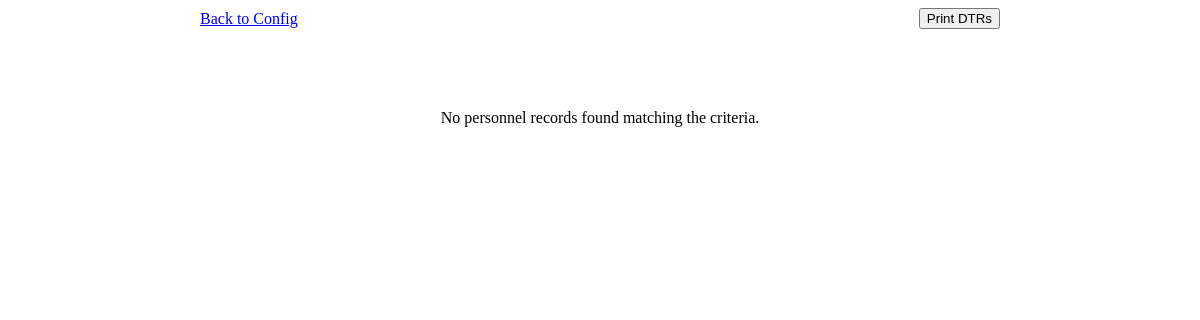
Page /ui/view-dtr.php on the earlier database version.
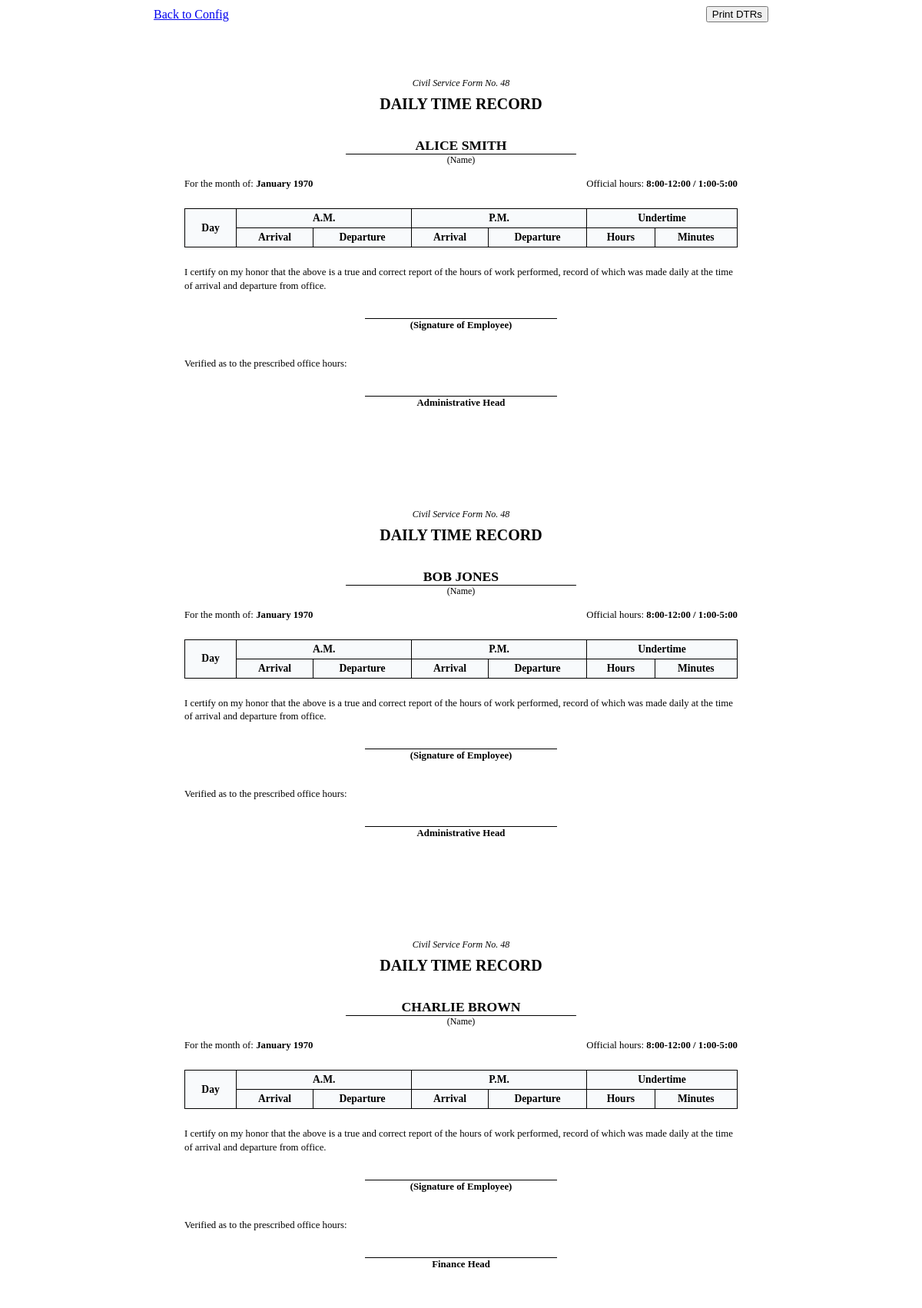
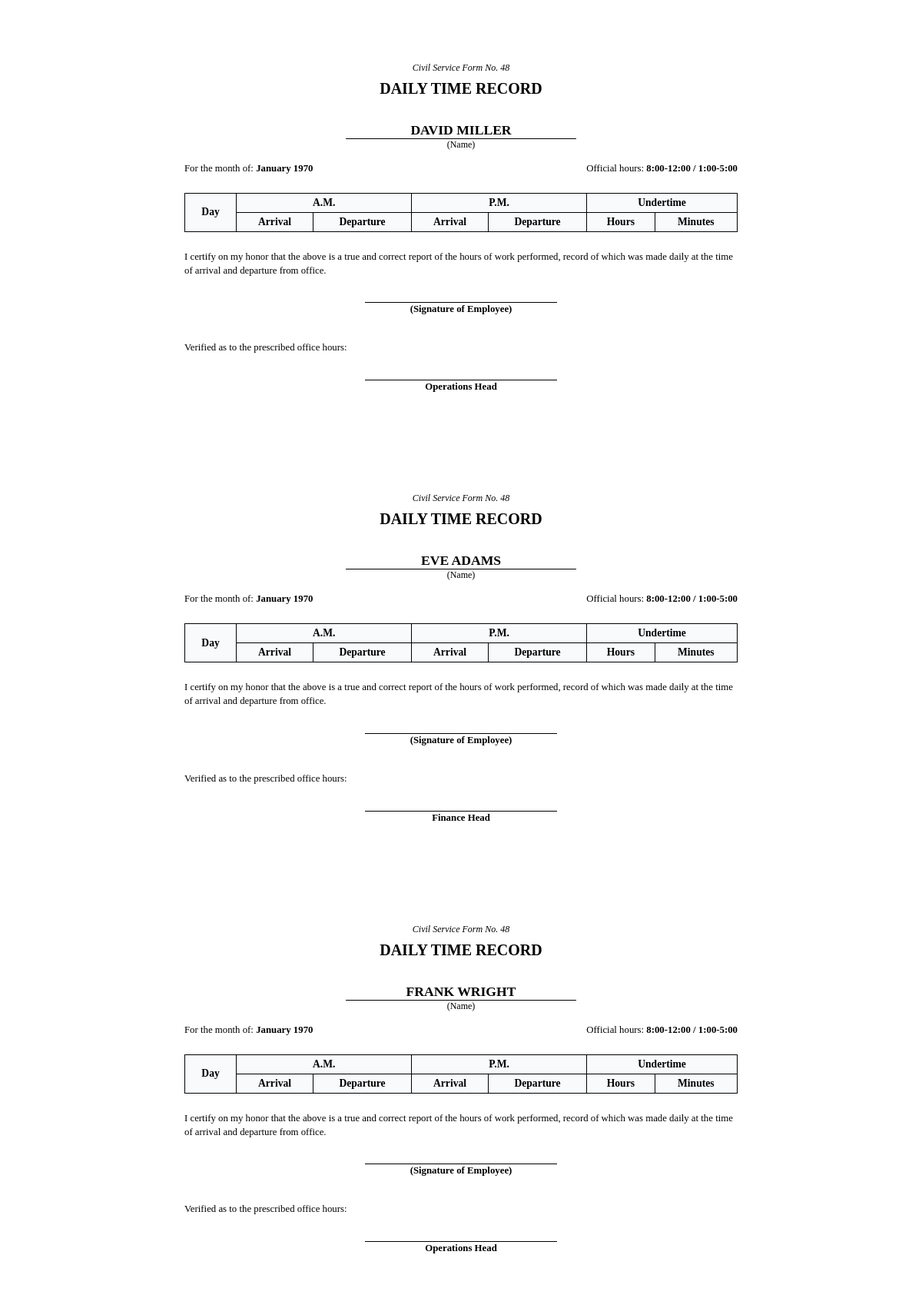
Same page on the later database version (2 pictures, top to bottom).
### tables this page shows
CREATE TABLE IF NOT EXISTS employees (
    id INT AUTO_INCREMENT PRIMARY KEY,
    name VARCHAR(255) NOT NULL,
    id_num VARCHAR(50) UNIQUE NOT NULL,  
    employee_num VARCHAR(50) UNIQUE NOT NULL,  
    employee_type ENUM('Regular', 'Contractual', 'JO') DEFAULT 'Regular',
    department_id INT,
    created_at TIMESTAMP DEFAULT CURRENT_TIMESTAMP,
    FOREIGN KEY (department_id) REFERENCES departments(id) ON DELETE SET NULL
);

CREATE TABLE IF NOT EXISTS departments (
    id INT AUTO_INCREMENT PRIMARY KEY,
    name VARCHAR(255) NOT NULL,
    head VARCHAR(255),
    am_arrival TIME,
    am_departure TIME,
    pm_arrival TIME,
    pm_departure TIME,
    created_at TIMESTAMP DEFAULT CURRENT_TIMESTAMP
);

### ui/view-dtr.php (the view, shortened to what this page needs)
<?php
require_once 'logic/db.php';
$start_date = '';
$query_parts = ["1=1"];
$params = [];
$where_clause = implode(" AND ", $query_parts);
$emp_stmt = $pdo->prepare("
    SELECT e.*, d.name as department_name, d.am_arrival, d.am_departure, d.pm_arrival, d.pm_departure
    FROM employees e
    LEFT JOIN departments d ON e.department_id = d.id
    WHERE $where_clause
    ORDER BY e.name ASC
");
$emp_stmt->execute($params);
$employees = $emp_stmt->fetchAll();
$dtr_data = [];
foreach ($employees as $employee) {
    $emp_id = $employee['id'];
    $daily_logs = [];
    $dtr_data[$emp_id] = [
        'employee' => $employee,
        'logs' => $daily_logs
    ];
}
?>
<div class="dtr-view-container">
    <div class="no-print" style="margin-bottom: 2rem; display: flex; justify-content: space-between; align-items: center;">
        <a href="index.php?page=create-dtr" class="btn btn-outline">
            <i class="ph-bold ph-arrow-left"></i> Back to Config
        </a>
        <button onclick="window.print()" class="btn btn-emerald">
            <i class="ph-bold ph-printer"></i> Print DTRs
        </button>
    </div>
    <?php if (empty($dtr_data)): ?>
        <div class="card">
            <p class="muted" style="text-align: center; padding: 3rem;">No personnel records found matching the criteria.</p>
        </div>
    <?php else: ?>
        <?php foreach ($dtr_data as $emp_id => $data):
            $emp = $data['employee'];
        ?>
            <div class="dtr-card">
                <div class="dtr-header">
                    <div class="dtr-title">Civil Service Form No. 48</div>
                    <div class="dtr-main-label">DAILY TIME RECORD</div>
                    <div class="dtr-name-underlined"><?php echo strtoupper(htmlspecialchars($emp['name'])); ?></div>
                    <div class="dtr-sub-label">(Name)</div>
                    <div style="margin-top: 1rem; display: flex; justify-content: space-between; font-size: 0.8rem;">
                        <span>For the month of: <strong><?php echo date('F Y', strtotime($start_date)); ?></strong></span>
                        <span>Official hours: <strong>8:00-12:00 / 1:00-5:00</strong></span>
                    </div>
                </div>
                <table class="dtr-table">
                    <thead>
                        <tr>
                            <th rowspan="2">Day</th>
                            <th colspan="2">A.M.</th>
                            <th colspan="2">P.M.</th>
                            <th colspan="2">Undertime</th>
                        </tr>
                        <tr>
                            <th>Arrival</th>
                            <th>Departure</th>
                            <th>Arrival</th>
                            <th>Departure</th>
                            <th>Hours</th>
                            <th>Minutes</th>
                        </tr>
                    </thead>
                </table>
                <div class="dtr-footer">
                    <p>I certify on my honor that the above is a true and correct report of the hours of work performed, record of which was made daily at the time of arrival and departure from office.</p>
                    <div style="margin-top: 2rem; border-top: 1px solid #000; width: 250px; margin-left: auto; margin-right: auto; text-align: center; font-weight: bold;">
                        (Signature of Employee)
                    </div>
                    <p style="margin-top: 2rem;">Verified as to the prescribed office hours:</p>
                    <div style="margin-top: 2rem; border-top: 1px solid #000; width: 250px; margin-left: auto; margin-right: auto; text-align: center; font-weight: bold;">
                        <?php echo htmlspecialchars($emp['department_name']); ?> Head
                    </div>
                </div>
            </div>
        <?php endforeach; ?>
    <?php endif; ?>
</div>

Differences in the rows shown:
added employees: name "ALICE SMITH", department.name "Administrative"
added employees: name "BOB JONES", department.name "Administrative"
added employees: name "CHARLIE BROWN", department.name "Finance"
added employees: name "DAVID MILLER", department.name "Operations"
added employees: name "EVE ADAMS", department.name "Finance"
added employees: name "FRANK WRIGHT", department.name "Operations"
Other differences:
text no longer shown: "No personnel records found matching the criteria."
